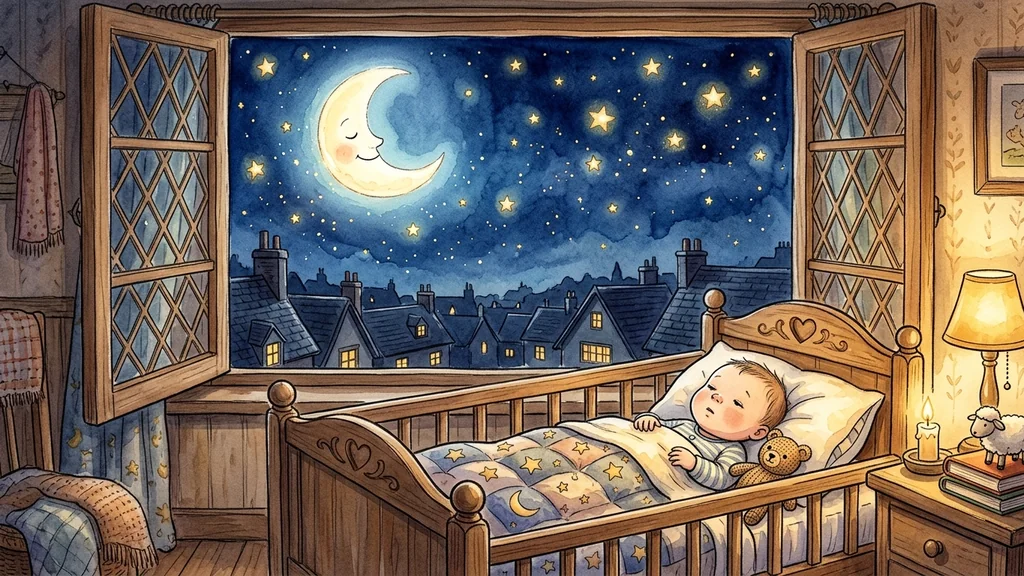
#> input picture img/song-1.webp, 1024 x 576 px; its folder holds only this picture in this run
$ python install_plate.py img/song-1.webp img/song-10.webp
#> lines starting #> are read from the running program, lines starting #| are printed output that depends on the picture
import sys
from PIL import Image
src, name = sys.argv[1], sys.argv[2]
im = Image.open(src).convert("RGB")
#> im is the input picture: PIL image 1024x576 RGB; mean R, G, B 112.3, 101.1, 94
w, h = im.size
#> w = 1024; h = 576
th = round(w * 572 / 1024)
#> th = 572
if th < h:
    t = (h - th) // 2
#> t = 2
    im = im.crop((0, t, w, t + th))
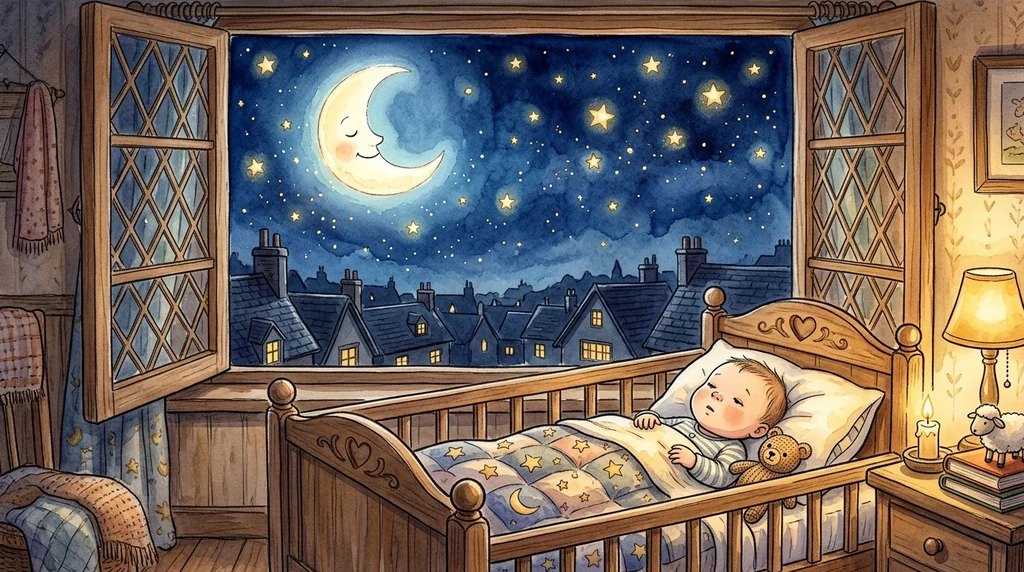
#> im: PIL image 1024x572 RGB; mean R, G, B 112.4, 101.2, 94.2
im = im.resize((1024, 572), Image.Resampling.LANCZOS)
im.save(f"img/{name}.webp", "WEBP", quality=82)
im.save(f"img/{name}.png", optimize=True)
print(name, "installed")

$ run again, on img/song-13.webp
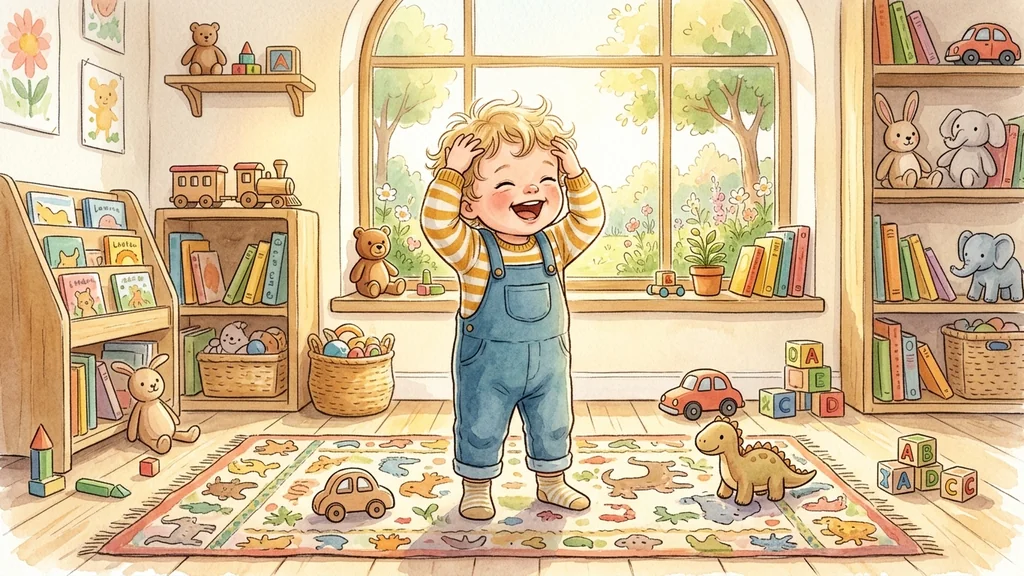
#> input picture img/song-13.webp, 1024 x 576 px
#> im is the input picture: PIL image 1024x576 RGB; mean R, G, B 210.6, 186.6, 149.5
#> `im = im.crop((0, t, w, t + th))`:
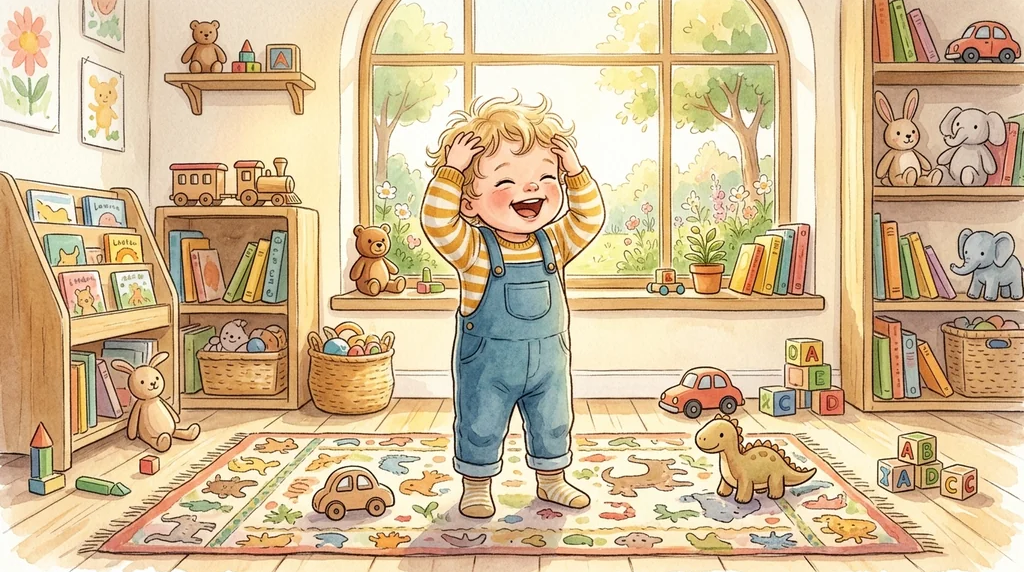
#> im: PIL image 1024x572 RGB; mean R, G, B 210.4, 186.3, 149.2

$ run again, on img/song-14.webp
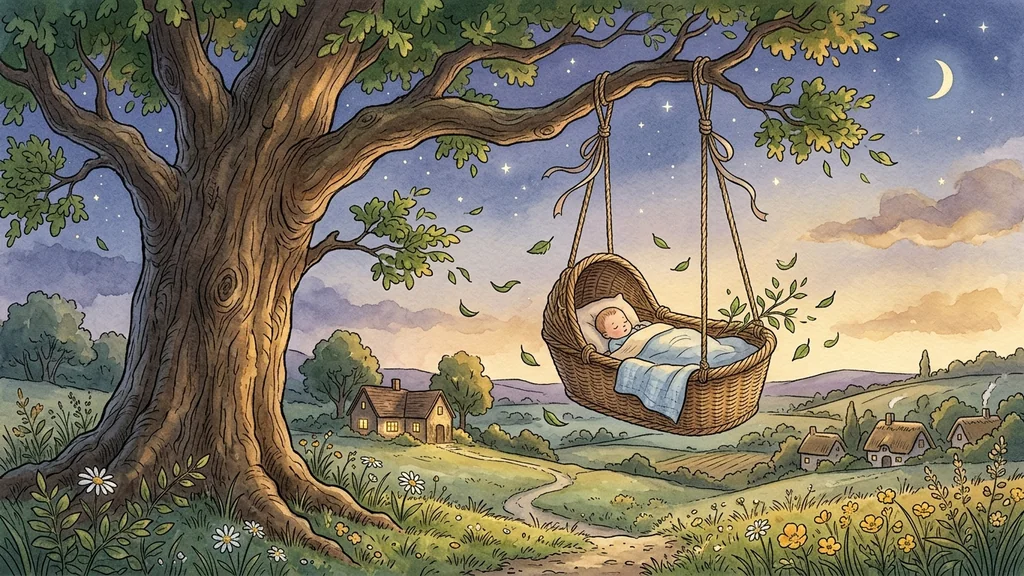
#> input picture img/song-14.webp, 1024 x 576 px
#> im is the input picture: PIL image 1024x576 RGB; mean R, G, B 127.7, 120.3, 103.9
#> `im = im.crop((0, t, w, t + th))`:
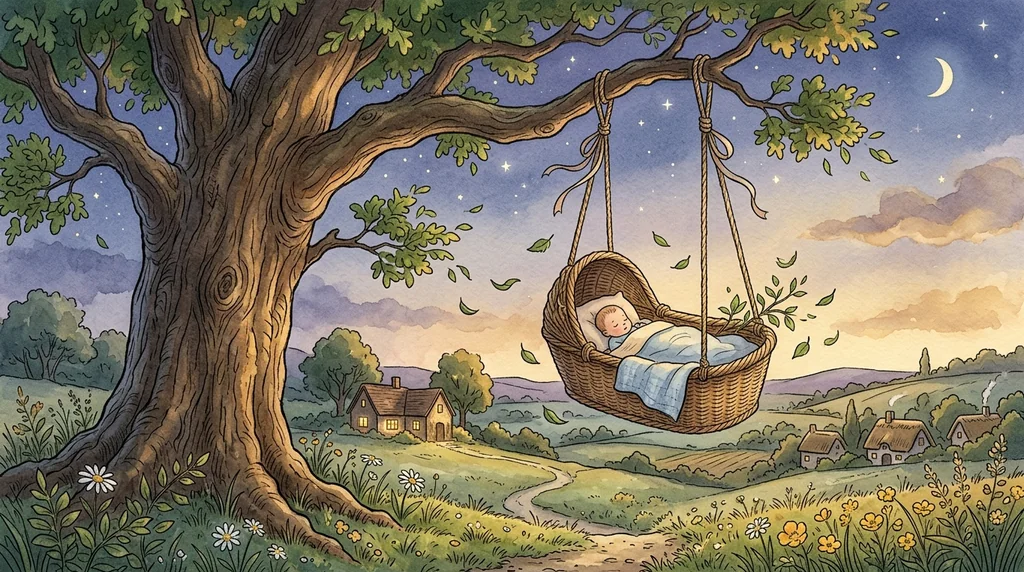
#> im: PIL image 1024x572 RGB; mean R, G, B 128, 120.5, 104.1

$ run again, on img/song-15.webp
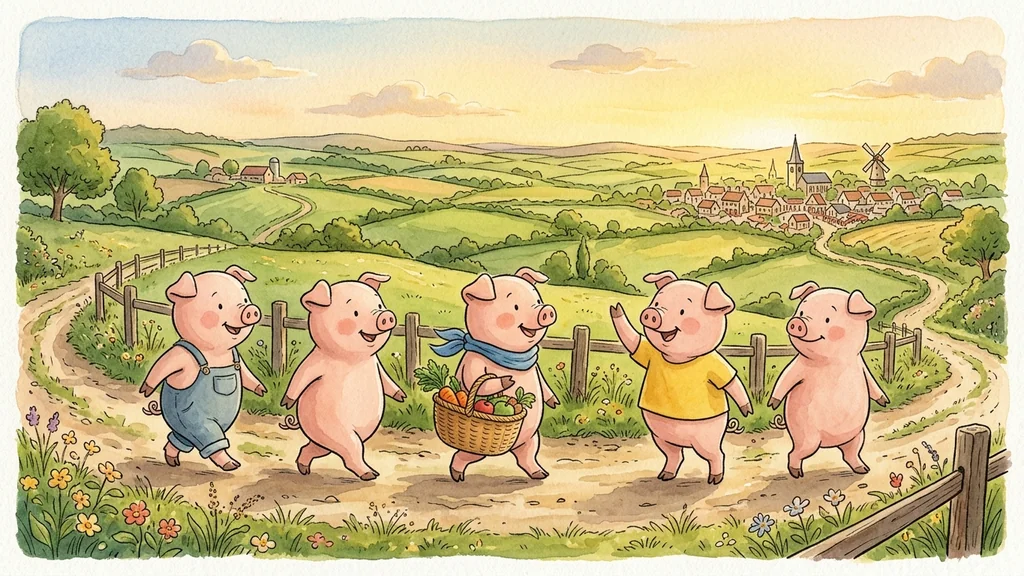
#> input picture img/song-15.webp, 1024 x 576 px
#> im is the input picture: PIL image 1024x576 RGB; mean R, G, B 201, 186.5, 136.9
#> `im = im.crop((0, t, w, t + th))`:
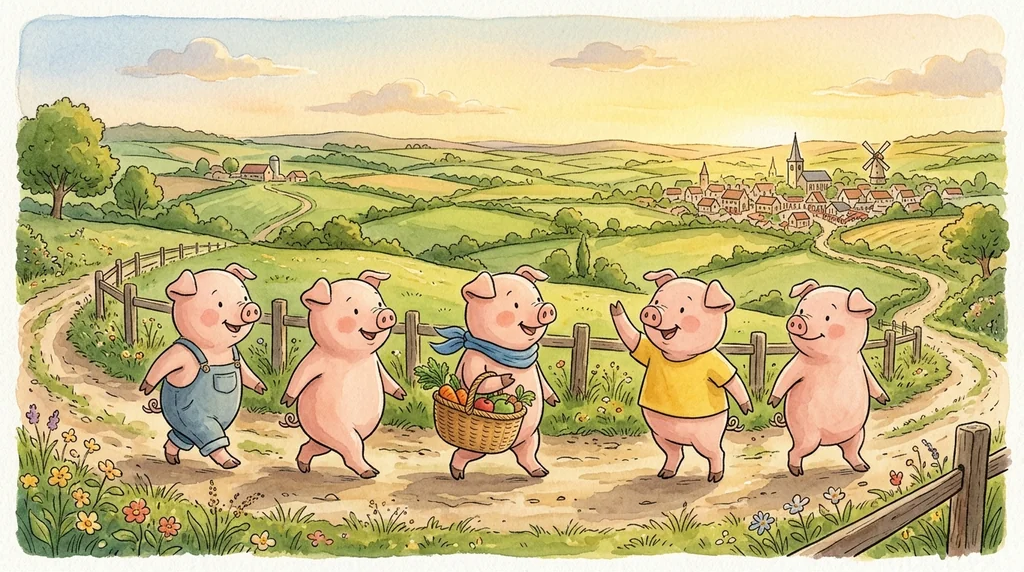
#> im: PIL image 1024x572 RGB; mean R, G, B 200.6, 186.1, 136.2

$ run again, on img/song-10.webp
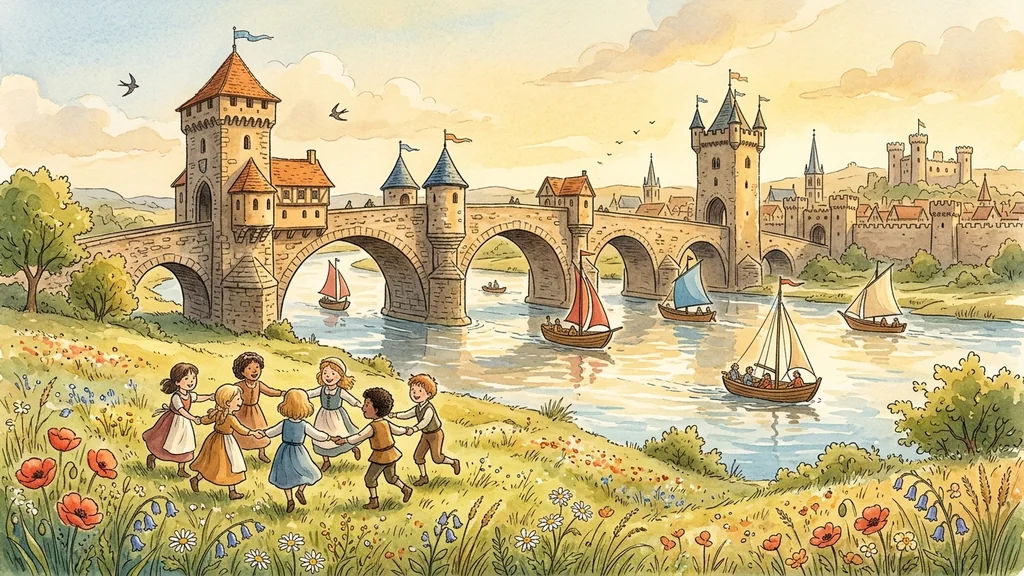
#> input picture img/song-10.webp, 1024 x 576 px
#> im is the input picture: PIL image 1024x576 RGB; mean R, G, B 200.6, 183.2, 135.3
#> `im = im.crop((0, t, w, t + th))`:
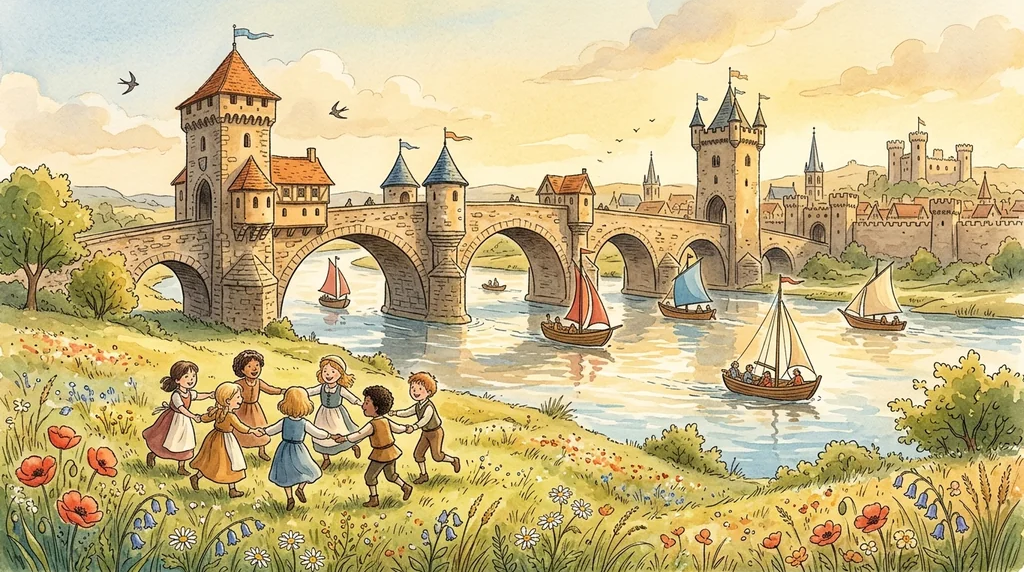
#> im: PIL image 1024x572 RGB; mean R, G, B 200.7, 183.2, 135.2
